Frame 1 (no input): blank canvas, image omitted
Frame 60 (no input): blank canvas, image omitted
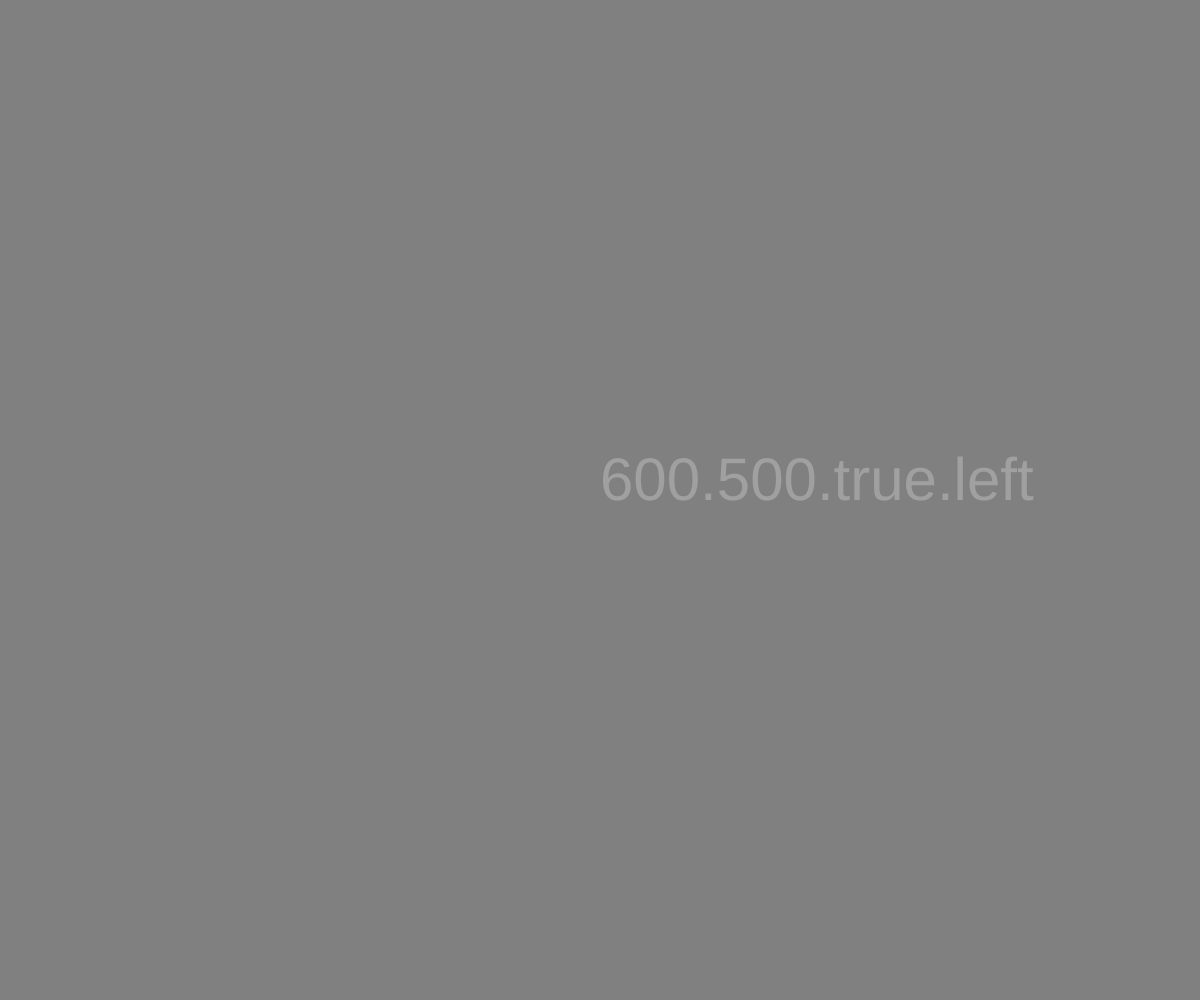
Frame 120 (the mouse pressed at the canvas centre since frame 60)

The p5.js sketch whose frames 1 and 60 were blank and that drew this single picture after the mouse press (run headless with seeded random() and noise() and a simulated clock; from frame 60 on, the mouse is pressed at the canvas centre):

// p5.js sketch
// ── sketch.js
// Project Title
// Your Name
// Date
//
// Extra for Experts:
// - describe what you did to take this project "above and beyond"

//global variable section
let textShade = 225;
let textScale = 40;
let bgcolor = "grey";


function setup() {
  createCanvas(windowWidth, windowHeight);
}

function displayMouse(){
  // this function will report some
  // system variables related to mouse
  // onto the screen via text()

  // mouseX, mouseY -> sotre current mouse pos
  // mouseIsPressed + boolen : button pressed?
  //          good for mouseHELD events ...

  // try using mouseIsPressed to change size
  // because draw() runs 60 time/s, usually 
  // mouseIsPressed will be checked 4~10 times
  // per click event. 

  if(mouseIsPressed){
    textScale = int(random(10,100)); // 10~99

  }


  textSize(textScale);
  fill(textShade);
  text(mouseX + "." + mouseY + "." + mouseIsPressed + "." + mouseButton, mouseX, mouseY);
}

function mousePressed(){
  // this is a p5 function
  // automatically called exactly ONCE
  // 
  textShade = int(random(0,225));
}

function displayKeyboard(){
  // we will use this funciton to inspect
  // some of p5's keyboard capabilities
  //
  // keyIsPressed -> is a keyboard button press?
  // key          -> last pressed key (non-coded)
  // keyCode      -> last pressed coded key

  if(keyIsPressed){
    //something was pressed, Next, check which key/keycode
    if(key === ""){
      bgcolor = color(random(225),random(225),random(225));
    }
  }


  textSize(30);
  textAlign(CENTER, CENTER);
  let t = keyIsPressed + "," + key + "," + keyCode;
  text(t, width/2, height/2);
}

function keyPressed(){
  //called automatically ONCE per keydown event
  if(keyCode === 65){
    bgcolor = color(random(225),random(225),random(225));
  }
}


function draw() {
  // goal : keep draw() tidy!
  background(bgcolor);
  displayMouse();

}
